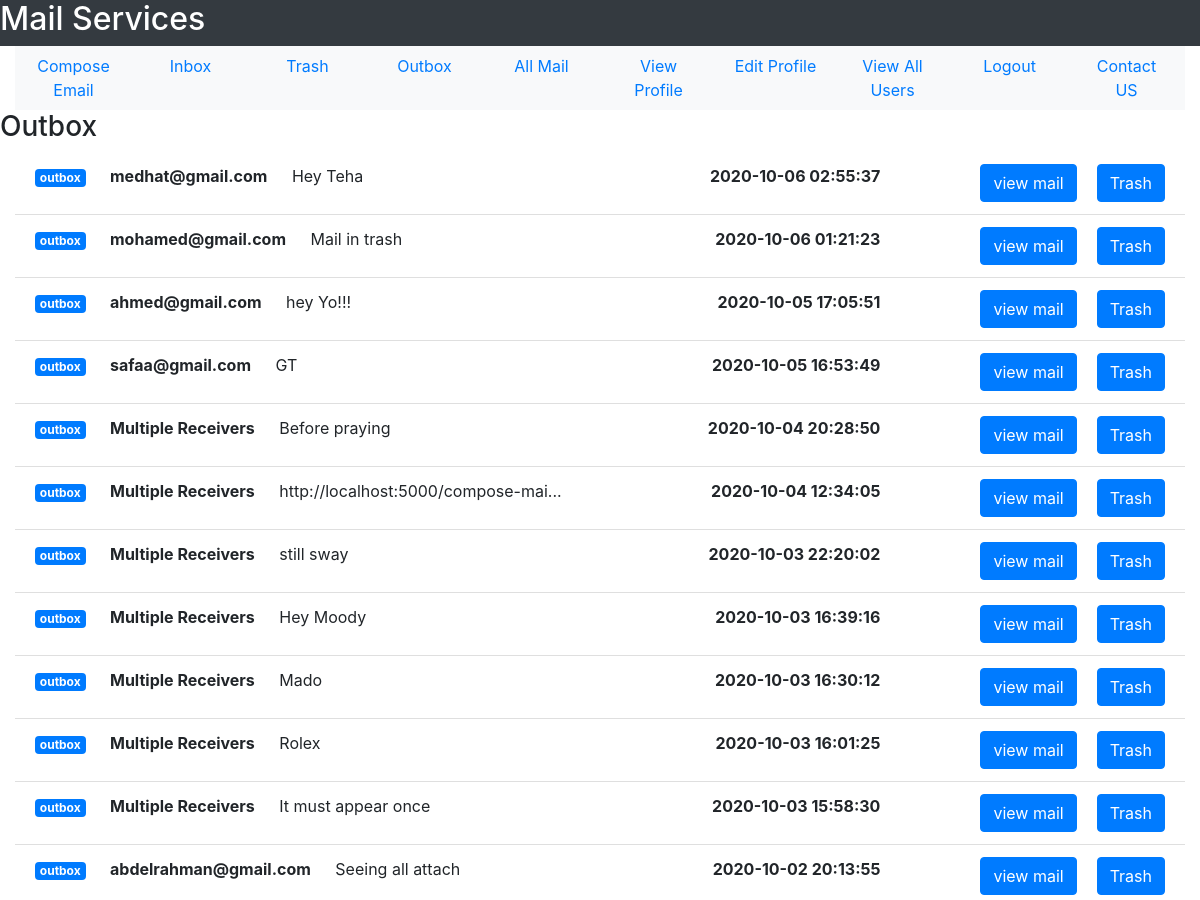
The page /outbox (signed in, upper part) on the database as committed earlier.
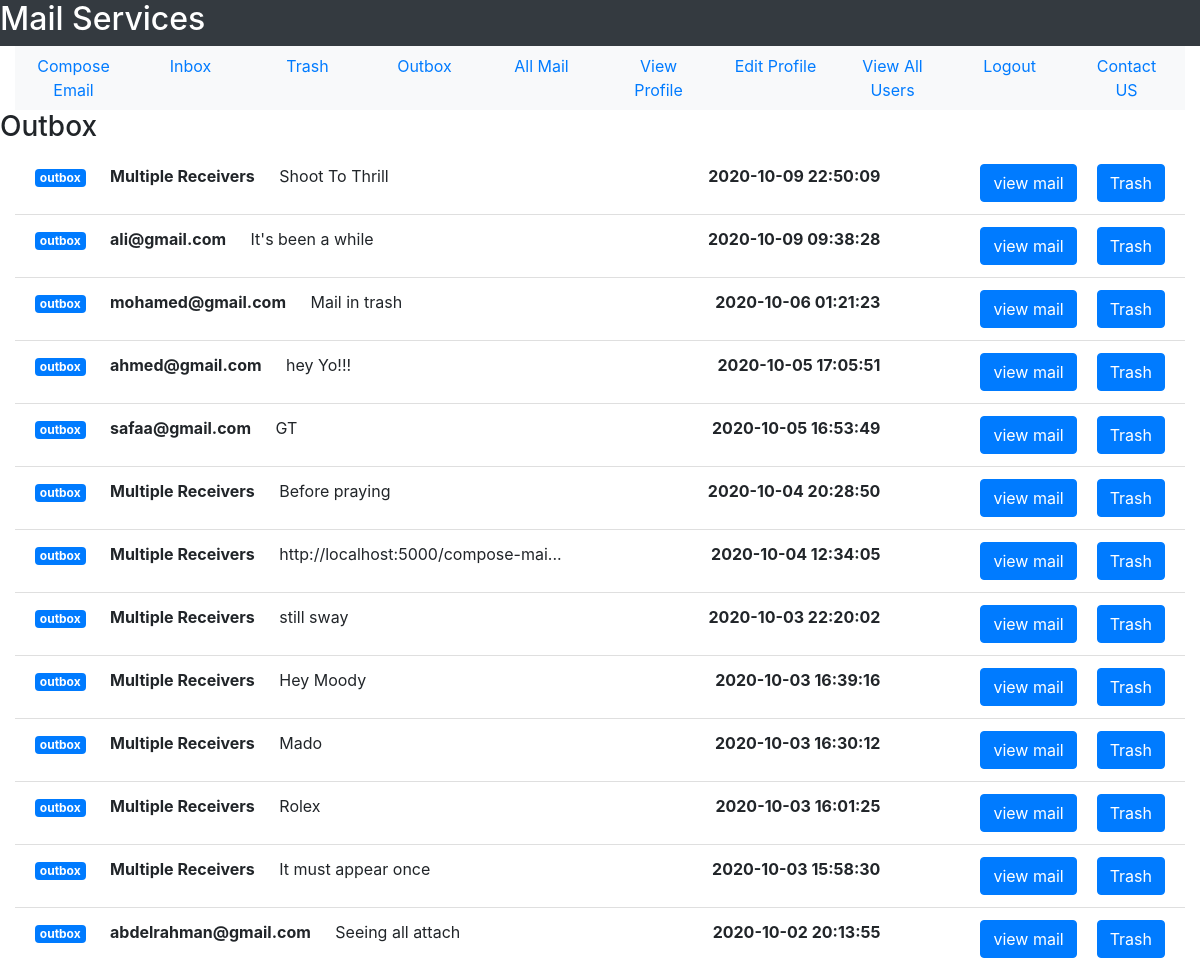
The same page on the database as committed later.
### tables this page shows
CREATE TABLE user(user_id INTEGER PRIMARY KEY, user_name TEXT NOT NULL, user_email TEXT NOT NULL, user_password TEXT  NOT NULL, user_gender TEXT NOT NULL, user_date_of_birth TEXT NOT NULL, user_city TEXT NOT NULL, user_country TEXT NOT NULL, user_contact INTEGER, user_account_creation_date TEXT NOT NULL, user_active INTEGER DEFAULT 0 CHECK(user_active == 1 OR user_active == 0), UNIQUE(user_email));

CREATE TABLE mail(mail_id INTEGER PRIMARY KEY, sender_id INTEGER NOT NULL, receiver_id INTEGER NOT NULL, mail_subject TEXT, mail_body TEXT,  mail_date TEXT NOT NULL,mail_seen INTEGER DEFAULT 0 CHECK(mail_seen == 0 OR mail_seen == 1), sender_trashed INTEGER DEFAULT 0 CHECK(sender_trashed == 0 OR sender_trashed == 1), receiver_trashed INTEGER DEFAULT 0 CHECK(receiver_trashed == 0 OR receiver_trashed == 1), multiple_receivers INTEGER DEFAULT 0 CHECK(multiple_receivers == 0 OR multiple_receivers == 1), FOREIGN KEY(sender_id, receiver_id) REFERENCES user(user_id, user_id));

### User/User_Mail/user_mail.py (the view)
@user_mail_bp.route("/outbox")
def see_outbox():
    outbox = return_outbox(get_user_id(session["email"]))
    return render_template("User_Mail/outbox.html", outbox_mails = outbox)

### User/User_Mail/user_mail.py (called while the page is built)
def get_user_id(user_email):
    sqlite_connection = sqlite3.connect('MAIL_DB.db')
    select_user_query = """SELECT user_id FROM user WHERE user_email = ?;"""
    select_user_query_data = (user_email,)
    user_record = sqlite_connection.execute(select_user_query, select_user_query_data)
    user_id = 0
    for data in user_record:
        user_id = data[0]
    sqlite_connection.close()
    return user_id

def get_user_email(user_id):
    sqlite_connection = sqlite3.connect('MAIL_DB.db')
    select_user_query = """SELECT user_email FROM user WHERE user_id = ?;"""
    select_user_query_data = (user_id,)
    user_record = sqlite_connection.execute(select_user_query, select_user_query_data)
    user_email = ""
    for data in user_record:
        user_email = data[0]
    sqlite_connection.close()
    return user_email

def remove_milli_seconds(full_date):
    date = datetime.strptime(full_date, '%Y-%m-%d %H:%M:%S.%f')
    return date.strftime('%Y-%m-%d %H:%M:%S')

### User/User_Mail/templates/User_Mail/outbox.html (shortened to what this page needs)
<!DOCTYPE html>
<html lang = "en">
    <head>
        <link rel="stylesheet" href="https://maxcdn.bootstrapcdn.com/bootstrap/4.5.2/css/bootstrap.min.css">
    </head>
<body>
    <div class = "container-fluid">
    <div class = "row bg-dark text-white">
        <h2>Mail Services</h2>
    </div>
    <div>
        <ul class = "nav nav-justified bg-light">
            <li class = 'nav-item'>
                <a href = "{{url_for('user_mail_bp.compose_email')}}" class = 'nav-link'>Compose Email</a>
            </li>
            <li class = 'nav-item'>
                <a href = "{{url_for('user_mail_bp.see_inbox')}}" class = 'nav-link'>Inbox</a>
            </li>
            <li class = 'nav-item'>
                <a href = "{{url_for('user_mail_bp.trash')}}" class = 'nav-link'>Trash</a>
            </li>
            <li class = 'nav-item'>
                <a href = "{{url_for('user_mail_bp.see_outbox')}}" class = 'nav-link'>Outbox</a>
            </li>
            <li class = 'nav-item'>
                <a href = "{{url_for('user_mail_bp.see_all_mail')}}" class = 'nav-link'>All Mail</a>
            </li>
            <li class = 'nav-item'>
                <a href = "{{url_for('user_profile_bp.view_profile')}}" class = 'nav-link'>View Profile</a>
            </li>
            <li class = 'nav-item'>
                <a href = "{{url_for('user_profile_bp.edit_profile_form')}}" class = 'nav-link'>Edit Profile</a>
            </li>
            <li class = 'nav-item'>
                <a href = "{{url_for('user_profile_bp.view_all_users')}}" class = 'nav-link'>View All Users</a>
            </li>
            <li class = 'nav-item'>
                <a href = "{{url_for('user_profile_bp.logout')}}" class = 'nav-link'>Logout</a>
            </li>
            <li class = 'nav-item'>
                <a href = '#' class = 'nav-link'>Contact US</a>
            </li>
        </ul>
    </div>
    <div class = "row">
        <h3>Outbox</h3>
    </div>
    <div>
       <ul class = "list-group list-group-flush">
           {% for mail in outbox_mails %}
           <li class = "list-group-item">
               <span class = "badge badge-primary">outbox</span>
               <strong style = "margin-left: 20px;">{{mail['receiver_mail']}}</strong>
               <span style = "margin-left: 20px;" id = "mailSubject">{{mail['mail_subject']}}</span>
               <a href = "{{url_for('user_mail_bp.outbox_to_trash', mail_id = mail['mail_id'])}}"
               class = "btn btn-primary float-right" style = "margin-left: 20px;">Trash</a>
               <a href = "{{url_for('user_mail_bp.view_mail', mail_id = mail['mail_id'])}}"
               class = "btn btn-primary float-right">view mail</a>
               <strong style = "margin-right: 100px;" class = "float-right">{{mail['mail_date']}}</strong>
           </li>
           {% endfor %}
       </ul>
    </div>
    </div>
</body>
</html>

Rows that differ between the two databases and show on the page:
no longer on this page (row edited): user: receiver_mail "medhat@gmail.com"
no longer on this page (row edited): mail: mail_subject "Hey Teha"
added mail: mail_subject "Shoot To Thrill"
added user: receiver_mail "ali@gmail.com"
added mail: mail_subject "It's been a while"
Other text that changed with them:
new list line: "outbox Multiple Receivers Trash view mail 2020-10-09 22:50:09"
new list line: "outbox Trash view mail 2020-10-09 09:38:28"
list line gone: "outbox Trash view mail 2020-10-06 02:55:37"
